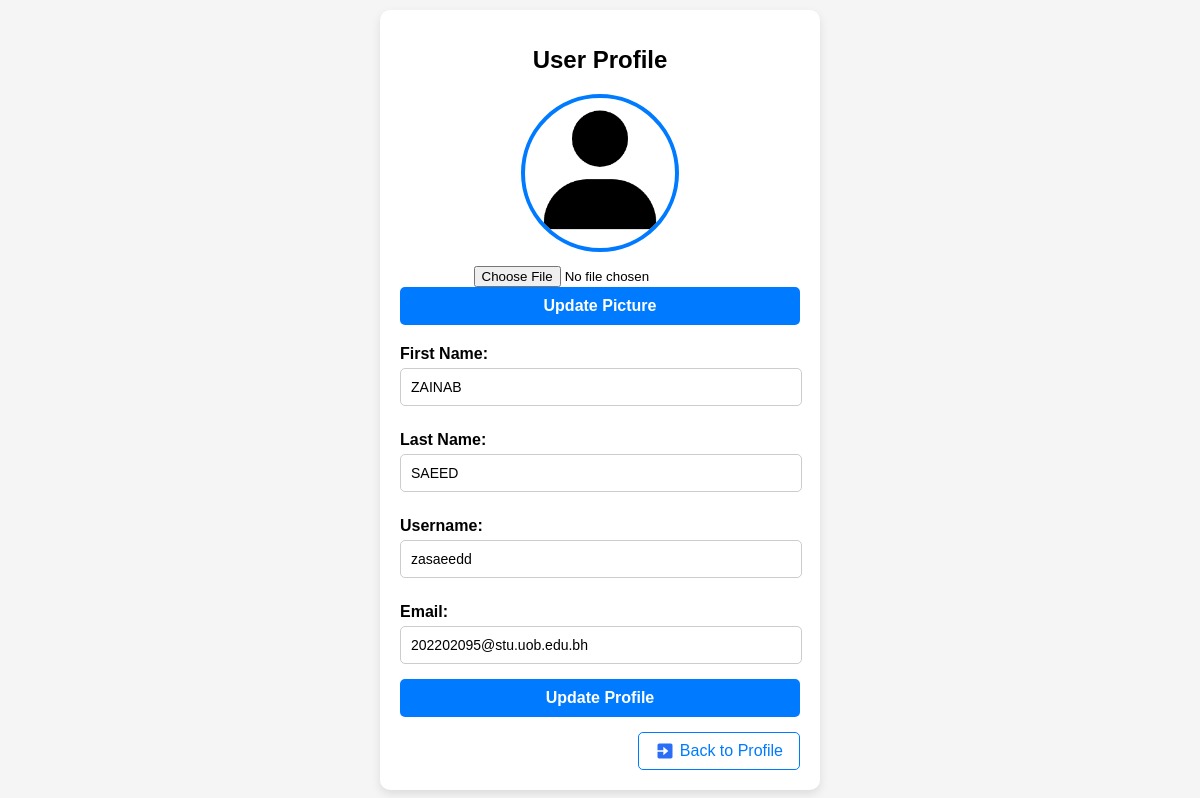
/public/profile-management/profile.php (signed in), run on the app's committed database.
### tables this page shows
CREATE TABLE Users (
    UserID INT PRIMARY KEY AUTO_INCREMENT,
    Username VARCHAR(50) UNIQUE NOT NULL,
    Password VARCHAR(255) NOT NULL,
    FirstName VARCHAR(50) NOT NULL,
    LastName VARCHAR(50) NOT NULL,
    Email VARCHAR(100) UNIQUE NOT NULL,
    ProfileImage LONGBLOB,
    ImageType VARCHAR(50),
    Role ENUM('admin', 'user') DEFAULT 'user'
);

### public/profile-management/profile.php (the view, shortened to what this page needs)
<?php
$user_id = $_SESSION['username'];
$db = connect();
$stmt = $db->prepare("SELECT FirstName, LastName, Username, Email, ProfileImage, ImageType FROM Users WHERE Username = ?");
$stmt->execute([$user_id]);
$user = $stmt->fetch(PDO::FETCH_ASSOC);
$imageSource = $user['ProfileImage'] ?
    "data:" . $user['ImageType'] . ";base64," . base64_encode($user['ProfileImage']) :
    "../images/default-profile.jpg";
?>
<!DOCTYPE html>
<html lang="en">
<head>
    <link rel="stylesheet" href="../css/editprofile.css">
</head>
<body>
    <div class="profile-container">
        <h1>User Profile</h1>
        <div class="profile-picture-container">
            <img src="<?= htmlspecialchars($imageSource) ?>"
                 alt="Profile Picture"
                 class="profile-picture">
            <form action="profile.php" method="POST" enctype="multipart/form-data" class="upload-form">
                <input type="file" name="profile_picture" id="profile_picture" accept="image/*" class="file-input">
                <button type="submit" class="upload-btn">Update Picture</button>
            </form>
        </div>
        <form action="update_profile.php" method="POST" class="details-form">
            <label for="first_name">First Name:</label>
            <input type="text" id="first_name" name="first_name" value="<?= htmlspecialchars($user['FirstName']) ?>" required>
            <label for="last_name">Last Name:</label>
            <input type="text" id="last_name" name="last_name" value="<?= htmlspecialchars($user['LastName']) ?>" required>
            <label for="username">Username:</label>
            <input type="text" id="username" name="username" value="<?= htmlspecialchars($user['Username']) ?>" required>
            <label for="email">Email:</label>
            <input type="email" id="email" name="email" value="<?= htmlspecialchars($user['Email']) ?>" required>
            <button type="submit">Update Profile</button>
        </form>
        <div class="text-end mt-3">
            <a href="profile_page.php" class="btn btn-outline-primary">
                <img src="../images/bxs-exit.svg" alt="Profile" class="profile-back-icon">
                Back to Profile
            </a>
        </div>
    </div>
</body>
</html>

### public/css/editprofile.css (style rules this page uses)
body { font-family: Arial, sans-serif; margin: 0; padding: 0; background-color: #f5f5f5; display: flex; justify-content: center; align-items: center; height: 100vh; }
.profile-container { width: 100%; max-width: 400px; background: #fff; border-radius: 10px; box-shadow: 0 4px 10px rgba(0, 0, 0, 0.1); padding: 20px; }
h1 { font-size: 24px; text-align: center; margin-bottom: 20px; }
label { display: block; margin: 10px 0 5px; font-weight: bold; }
input[type="text"], input[type="email"] { width: 95%; padding: 10px; margin-bottom: 15px; border: 1px solid #ccc; border-radius: 5px; font-size: 14px; }
button { width: 100%; padding: 10px; background-color: #007bff; color: white; border: none; border-radius: 5px; font-size: 16px; font-weight: bold; cursor: pointer; }
.profile-picture-container { text-align: center; margin-bottom: 20px; }
.profile-picture { width: 150px; height: 150px; border-radius: 50%; margin-bottom: 10px; border: 4px solid #007bff; }
.text-end { text-align: right; }
.mt-3 { margin-top: 15px; }
.btn-outline-primary { color: #007bff; border: 1px solid #007bff; padding: 8px 16px; border-radius: 5px; text-decoration: none; display: inline-flex; align-items: center; transition: all 0.2s; }
.profile-back-icon { width: 20px; height: 20px; margin-right: 5px; filter: invert(34%) sepia(85%) saturate(2738%) hue-rotate(211deg) brightness(97%) contrast(98%); vertical-align: middle; transition: filter 0.2s; }

### data on the page
users: first_name "ZAINAB", last_name "SAEED", username "zasaeedd", email "202202095@stu.uob.edu.bh"
